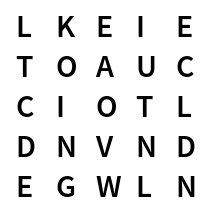

The Python source for this figure:
import io

from PIL import Image, ImageFont, ImageDraw, ImageChops, ImageOps

font = ImageFont.truetype("SourceSansPro-Semibold.otf", 32)
margin = 16


def create_grid(letters):
    image = Image.new("L", (212, 212), "white")

    draw = ImageDraw.Draw(image)

    for i in range(5):
        for j in range(5):
            draw.text((40 * i, 40 * j), letters[i * 5 + j].upper(), font=font)

    bg = Image.new("L", (212, 212), "white")
    diff = ImageChops.difference(image, bg)
    bbox = diff.getbbox()
    crop = image.crop(bbox)
    image = ImageOps.expand(crop, border=margin, fill="white")

    f = io.BytesIO()
    image.save(f, format="png")
    return f
